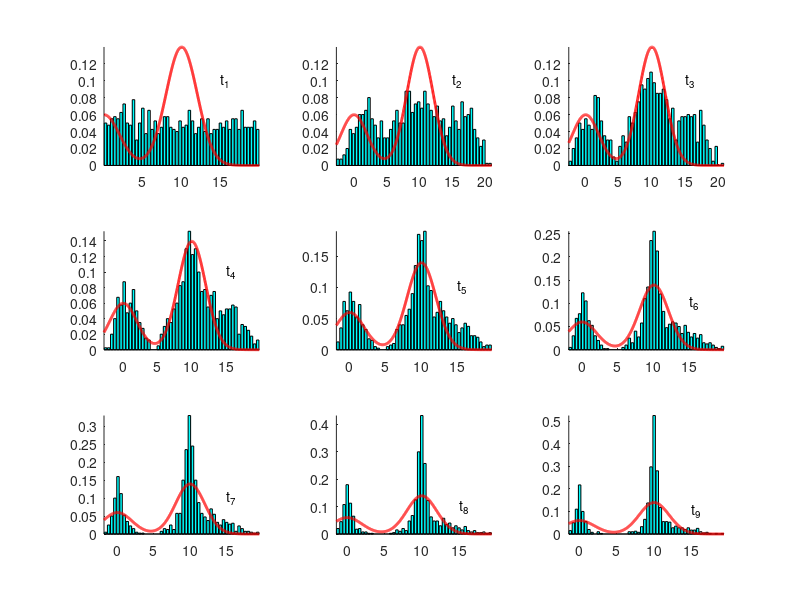

Recreate this plot in MATLAB.
% This demo shows how the Simulated Annealing Metropolis-Hastings algorithm can be used find the maxima of 
% a mixture of 2 Gaussians if we can sample from a Gaussian proposal. It uses 1000 parallel chains, which 
% are initialised uniformly.
% Written by Christophe Andrieu and Nando de Freitas. Please refer to the NIPS MCMC tutorial for more info.


% DEFINITIONS:
% ===========

measure = 0.4;                   % Histogram correction factor (measure) to get a density.
N = 1000;                        % Number of Markov chains.
nb_iter = 9;                     % Number of iterations.
sigma = 2;                       % Standard deviation of the target components.
x = zeros(N, 1);                 % Markov chain (unknowns).
sigma_prop = 2;                 % Standard deviation of the Gaussian proposal.
N_hist = 50;                     % Number of bins in the histogram.
a = zeros(N_hist, nb_iter);
b = zeros(N_hist, nb_iter);
figure(1)
clf;


% INITIALISE THE CHAINS:
% =====================

x = zeros(N, nb_iter);
x(:, 1) = 20 * rand(N, 1);


% FIRST ITERATION: (Start with 1000 uniformly distributed chains).
% ===============

iter = 1;
subplot(3, 3, iter)
x_t = linspace(min(x(:, iter)), max(x(:, iter)), 1000);
y_t = 0.3*exp(-.5 * x_t.^2 / sigma^2)/(sqrt(2*pi)*sigma) + 0.7*exp(-.5*(x_t-10).^2/sigma^2)/(sqrt(2*pi)*sigma);
hold on
[bb, aa] = hist(x(:, iter), 50);
a(:, iter) = aa';
b(:, iter) = bb';
bar(aa, bb/(measure*N),'c')
plot(x_t, y_t, 'r','linewidth',2)
text(15,.1,'t_1');
hold off
axis('tight')


T_i = 1.0;                       % Initial temperature.


% ITERATE THE CHAIN:
% =================

for iter = 2:nb_iter

  % METROPOLIS:
  % ==========
  u = rand(N,1);
  for i = 1:N
    z = sigma_prop * randn(1, 1);
    alpha1 = 0.3*exp(-.5 * (x(i,iter-1)+z).^2 / sigma^2)/(sqrt(2*pi)*sigma) + 0.7*exp(-.5*((x(i,iter-1)+z)-10).^2/sigma^2)/(sqrt(2*pi)*sigma);
    alpha2 = 0.3*exp(-.5 * (x(i,iter-1)).^2 / sigma^2)/(sqrt(2*pi)*sigma) + 0.7*exp(-.5*((x(i,iter-1))-10).^2/sigma^2)/(sqrt(2*pi)*sigma);
    alpha = (alpha1/alpha2)^(1/T_i);
    if(u(i)<alpha)
       x(i, iter) = x(i, iter - 1) + z;
     else
       x(i, iter) = x(i, iter - 1);
     end
   end

   % PLOT THE HISTOGRAMS:
   % ===================
   subplot(3, 3, iter)
   x_t = linspace(min(x(:, iter)), max(x(:, iter)), 1000);
   y_t = 0.3*exp(-.5 * x_t.^2 / sigma^2)/(sqrt(2*pi)*sigma) + 0.7*exp(-.5*(x_t-10).^2/sigma^2)/(sqrt(2*pi)*sigma);
   hold on
   [bb, aa] = hist(squeeze(x(:, iter)), N_hist);
   a(:, iter) = aa';
   b(:, iter) = bb';
   bar(a(:, iter), b(:, iter)/(measure*N),'c')
   plot(x_t, y_t, 'r','linewidth',2)
   hold off
   axis('tight')
   if iter==2
     text(15,.1,'t_2');
   elseif iter==3
     text(15,.1,'t_3');
   elseif iter==4
     text(15,.1,'t_4');
   elseif iter==5
     text(15,.1,'t_5');
   elseif iter==6
     text(15,.1,'t_6');
   elseif iter==7
     text(15,.1,'t_7');
   elseif iter==8
     text(15,.1,'t_8');
   elseif iter==9
     text(15,.1,'t_9');
   end;

   iteration=iter
 
   T_i = T_i * .25;              % Adjust the cooling schedule.
  
end;







 
